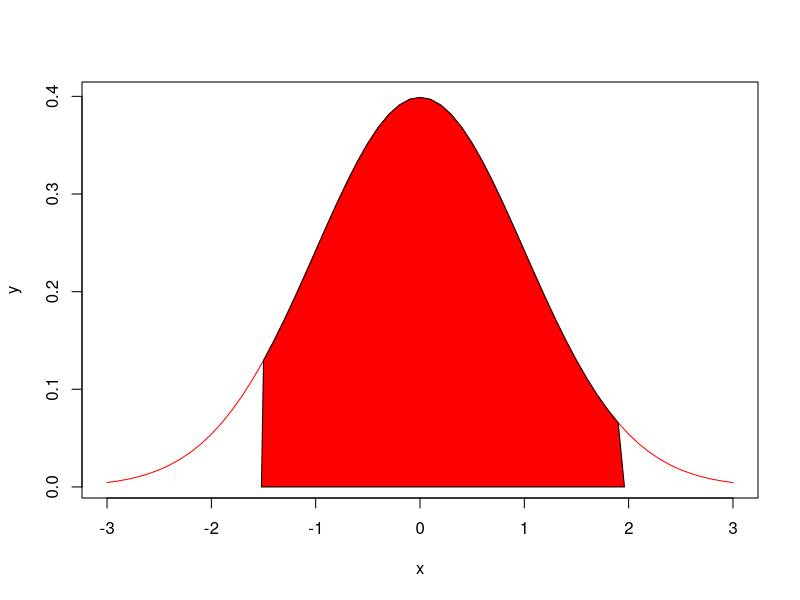

Here is the R script that generated this plot:
# Generate the sequence for x from -3 to 3
x <- seq(from = -3, to = 3, by = 0.1)

# Calculate the corresponding y values using the normal density function
y <- dnorm(x, mean = 0, sd = 1)

# Plot the entire curve from -3 to 3
plot(x, y, type = "l", col = "red")

# Subset the x and y values for the range -1.52 to 1.96
x_subset <- x[x >= -1.52 & x <= 1.96]
y_subset <- y[x >= -1.52 & x <= 1.96]

# Shade the area under the curve from -1.52 to 1.96 using the subset of y
polygon(c(-1.52, x_subset, 1.96),
        c(0, y_subset, 0),
        col = "red")